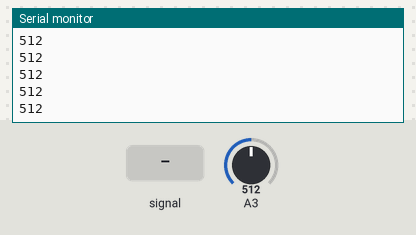
Bench run of a sketch on a simulated Arduino Uno, built with avr-gcc and run on an emulated ATmega328P. Parts: the last lines printed to the serial monitor. Inputs (shaded band) come from the test bench; at power-on: A3 = 512.

Above: at 1.2 s.
1.3 s: A3 fed a 200 Hz sine of ±81 counts around its level
At 2.2 s:
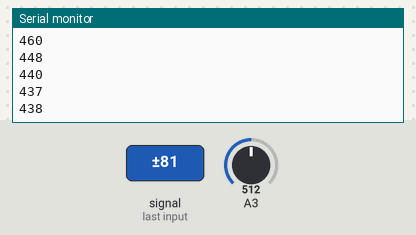
2.8 s: A3 set to 716
At 3.3 s:
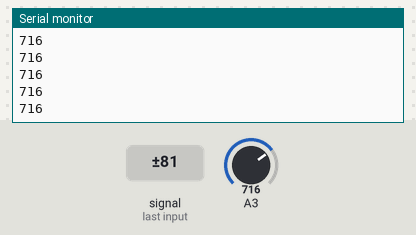
4.3 s: A3 set to 900
At 5.0 s:
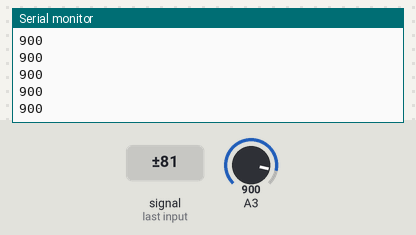
Timing chart, 0 to 7.3 s (numbered marks = the images above; inputs shaded):
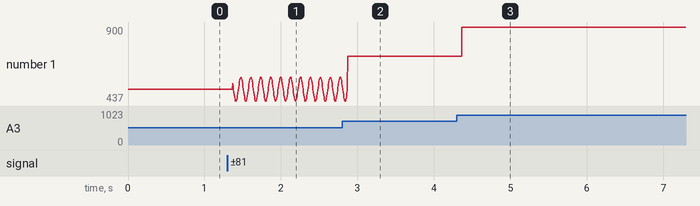

The sketch:

pot.ino
```cpp
unsigned int value = 0;

void setup() {
  // put your setup code here, to run once:
    Serial.begin(9600);
}

void loop() {
  // put your main code here, to run repeatedly:
 // value = analogRead(A3);
//  value = value >> 2;
//  value = value << 2;
for (int i = 0; i < 10; i++)
  value += analogRead(A3);
value /= 10;
  Serial.println(value);
  value = 0;
}
```

Measured:
- after the input at 1.3 s, the serial monitor: prints a new line after 0.07 s (image 1)
- after the input at 2.8 s, the serial monitor: prints a new line after 0.07 s (image 2)
- after the input at 4.3 s, the serial monitor: prints a new line after 0.07 s (image 3)
- plotted number 1: 512 → 547 after the input at 1.3 s, 547 → 716 after the input at 2.8 s, 716 → 900 after the input at 4.3 s
